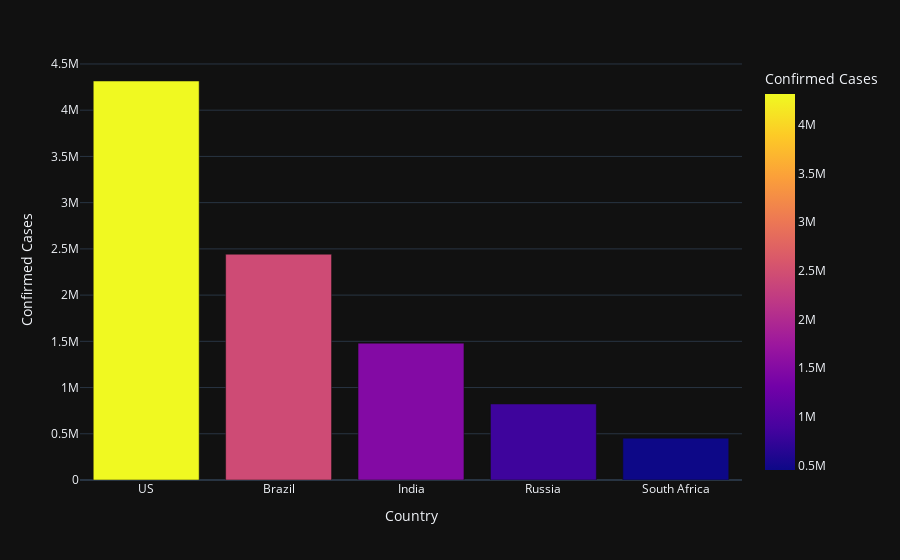

Source (notebook cell):
### Markdown cell above
## Analysis of Worst Hit Countries

### Code cell
# Making a dataframe with the country data in sorted order
country_cases_sorted = country_cases.sort_values('confirmed', ascending = False)
country_cases_sorted.index = [x for x in range(len(country_cases_sorted))]

# Plotting the worst affected countries side by side for a direct comparison
fig = px.bar(country_cases_sorted.head(), x = 'country', y = 'confirmed', color = 'confirmed', \
            labels = {'country': 'Country', 'confirmed': 'Confirmed Cases'}, template = 'plotly_dark')
fig.show()

### Figure 1 — Plotly figure (JSON) as saved in the notebook; plotly's stock layout.template omitted (floating-point values rounded to 4 significant figures)
{"data": [{"alignmentgroup": "True", "hovertemplate": "Country=%{x}<br>Confirmed Cases=%{marker.color}<extra></extra>", "legendgroup": "", "marker": {"color": [4315889, 2442375, 1480073, 822060, 452529], "coloraxis": "coloraxis"}, "name": "", "offsetgroup": "", "orientation": "v", "showlegend": false, "textposition": "auto", "type": "bar", "x": ["US", "Brazil", "India", "Russia", "South Africa"], "xaxis": "x", "y": [4315889, 2442375, 1480073, 822060, 452529], "yaxis": "y"}], "layout": {"barmode": "relative", "coloraxis": {"colorbar": {"title": {"text": "Confirmed Cases"}}, "colorscale": [[0, "#0d0887"], [0.1111, "#46039f"], [0.2222, "#7201a8"], [0.3333, "#9c179e"], [0.4444, "#bd3786"], [0.5556, "#d8576b"], [0.6667, "#ed7953"], [0.7778, "#fb9f3a"], [0.8889, "#fdca26"], [1, "#f0f921"]]}, "legend": {"tracegroupgap": 0}, "margin": {"t": 60}, "xaxis": {"anchor": "y", "domain": [0, 1], "title": {"text": "Country"}}, "yaxis": {"anchor": "x", "domain": [0, 1], "title": {"text": "Confirmed Cases"}}}}
